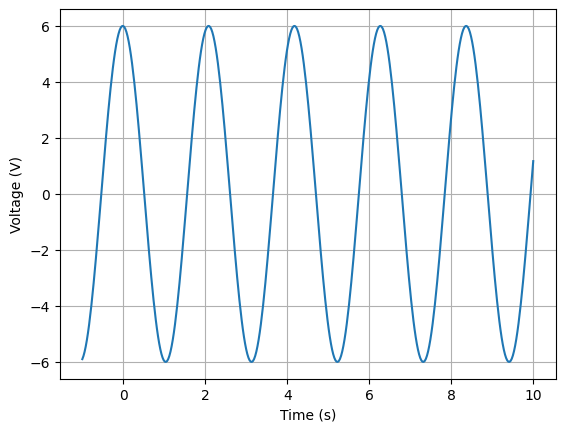

Python code for this plot:
from lcapy import *

a = Circuit('VRC1.sch')

v = a.R.v.subs(omega0, 3)

ax = v.plot((-1, 10))

from matplotlib.pyplot import savefig
savefig(__file__.replace('.py', '.png'), bbox_inches='tight')
